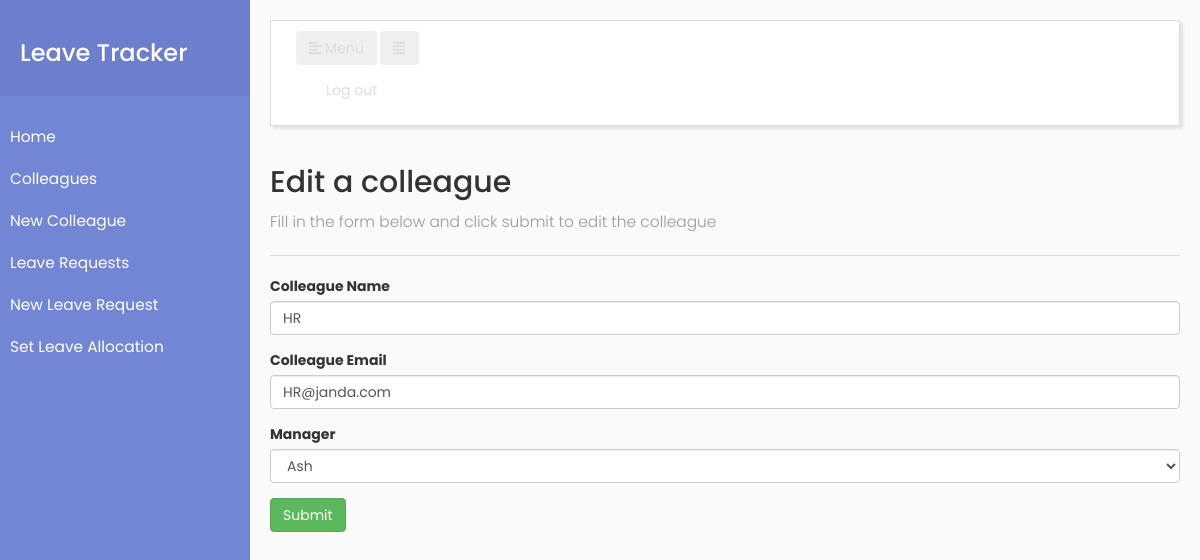
The app's page /colleagues/edit/1 with its own data.
### tables this page shows
CREATE TABLE colleague (
                    id INTEGER NOT NULL PRIMARY KEY AUTOINCREMENT,
                    name TEXT NOT NULL,
                    email TEXT NOT NULL,
                    manager_id INTEGER,
                    FOREIGN KEY(manager_id) REFERENCES colleague(id)
                );

### app.py (the view, shortened to what this page needs)
@app.route('/colleagues/edit/<id>', methods=['GET', 'POST'])
def edit_colleague(id):
    colleagueinfo = get_colleague(id)
    form = EditColleagueForm(manager=colleagueinfo[0][2], name=colleagueinfo[0][0], email=colleagueinfo[0][1])
    managers = get_colleague_list()
    form.manager.choices = managers
    return render_template('edit_colleague.html', form=form, pages=generate_page_list())

### app.py
class EditColleagueForm(FlaskForm):
    name = StringField('Colleague Name', validators=[DataRequired()])
    email = StringField('Colleague Email', validators=[DataRequired()])
    manager = SelectField('Manager', choices=None, validators=[DataRequired()], validate_choice=False)
    submit = SubmitField('Submit')

### app.py (called while the page is built)
def generate_page_list():
    pages = [
        {"name": "Home", "url": url_for("index")},
        {"name": "Colleagues", "url": url_for("colleagues")},
        {"name": "New Colleague", "url": url_for("new_colleague")},
        {"name": "Leave Requests", "url": url_for("leave_requests")},
        {"name": "New Leave Request", "url": url_for("new_leave_request")},
        {"name": "Set Leave Allocation", "url": url_for("new_allocation")}
    ]
    return pages

### methods.py (called while the page is built)
def connect_to_db():
    db = None
    db = sl.connect(DATABASE)
    return db

def query_db(query, use_row_factory = False):
    conn = connect_to_db()
    if use_row_factory:
        conn.row_factory = sl.Row
    cur = conn.execute(query)
    conn.commit()
    rows = cur.fetchall()
    cur.close()
    conn.close()
    return rows

def get_colleague_list():
    query = f"""
                SELECT id,name
                FROM colleague
                ORDER BY LOWER(name);
            """
    colleagues = query_db(query)
    return colleagues

def get_colleague(id):
    query = f"""
                SELECT name
                     , email
                     , manager_id
                FROM colleague
                WHERE id = '{id}';
            """
    colleague = query_db(query)
    return colleague

### templates/edit_colleague.html (shortened to what this page needs)
{% extends "layout.html" %}
{% block header %}Edit a colleague{% endblock header%}
{% block explain %}Fill in the form below and click submit to edit the colleague{% endblock explain%}
{% block content %}{{ wtf.quick_form(form,button_map={'submit':'success'}) }}{% endblock content %}

### static/css/main.css (style rules this page uses)
body { font-family: 'Poppins', sans-serif; background: #fafafa; }

### records on screen
colleague: name "HR", email "HR@janda.com", manager "Ash"

### other values on screen
{{ page.name }} "Home" "Colleagues" "New Colleague" "Leave Requests" "New Leave Request" "Set Leave Allocation"
